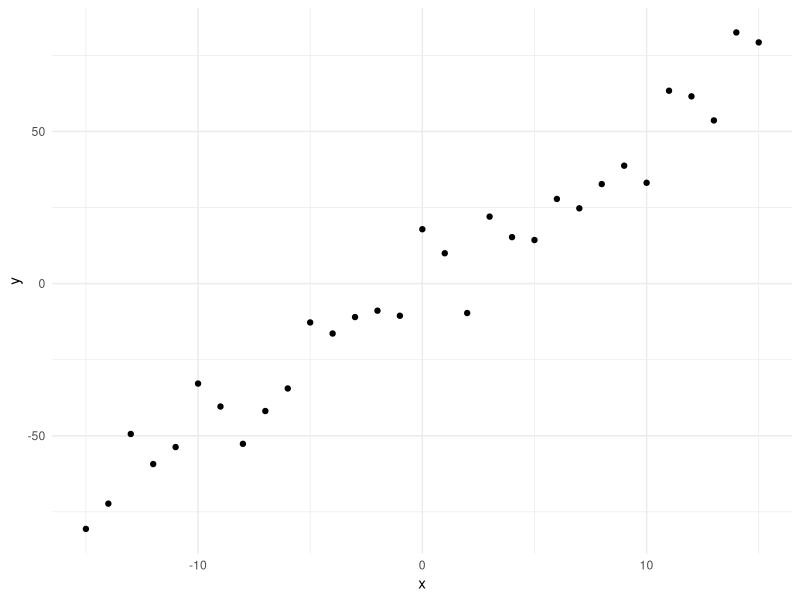
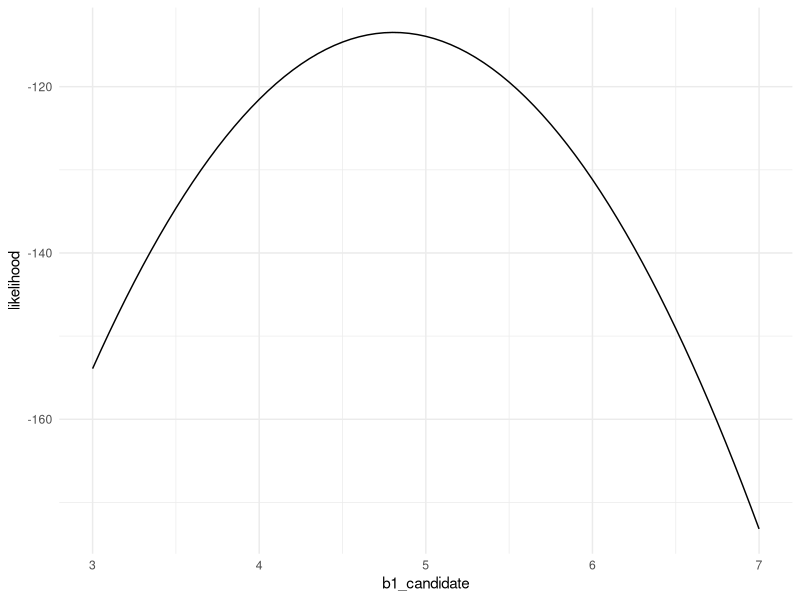

The R source for these figures, in order: (Note: this script raises an error after producing the figures.)
# Script adapted from: https://onlookerliu.github.io/2017/12/29/A-simple-Metropolis-Hastings-MCMC-in-R/#The-MCMC
library(tidyverse)
theme_set(theme_minimal())
library(patchwork)

set.seed(123)

true_a <- 0
true_b <- 5
true_sigma <- 10
n <- 31

# create independent x-values
x <- -15:15

# create dependent values according to ax + b + N(0,sd)
y <-  true_a + (true_b * x) + rnorm(n = n, mean = 0, sd = true_sigma)

tibble(x, y) %>% 
  ggplot(aes(x, y)) +
  geom_point()

likelihood <- function(param, x_data = x, y_data = y){
  par_a <- param[1]
  par_b <- param[2]
  par_sigma <- param[3]
  
  pred <- par_a + (par_b * x_data)
  ll <- dnorm(y_data, mean = pred, sd = par_sigma, log = TRUE)
  
  sum(ll)
}

slope_likelihoods <- vapply(seq(3, 7, by=.05), function(.x) {
    likelihood(c(true_a, .x, true_sigma))
  },
  FUN.VALUE = double(1)
)

tibble(b1_candidate = seq(3, 7, by=.05),
       likelihood = slope_likelihoods) %>% 
  ggplot(aes(b1_candidate, likelihood)) +
  geom_line()

# Prior distribution
prior <- function(param){
  prior_a <- param[1]
  prior_b <- param[2]
  prior_sigma = param[3]
  
  a_prior <- dnorm(prior_a, sd = 5, log = TRUE)
  b_prior <- dunif(prior_b, min = 0, max = 10, log = TRUE)
  sigma_prior <- dunif(prior_sigma, min = 0, max = 30, log = TRUE)
  
  a_prior + b_prior + sigma_prior
}

# summing because we're working with logarithms instead of raw data
posterior <- function(param) {
  likelihood(param) + prior(param) 
}

# Metropolis-Hastings algorithm
# Jump around the parameters, but in a way that is proportional to the posterior density
# * start at a random place
# * choose a new place from the old place, based on some probability density (the proposal function)
# * jump to the new place with probability p(new)/p(old), where values > 1 mean actually jump (rather than reject)

proposal_function <- function(param) {
  rnorm(
    n = 3, # 3 draws because 3 parameters
    mean = param, # three different means - one for each param
    sd = c(0.5,0.1,0.3) # variability in the possible candidate
  )
}

run_mh_mcmc <- function(start_vals, iter){
  chain <- matrix(nrow = iter + 1, 
                  ncol = 3)
  
  chain[1, ] <- start_vals
  
  for (i in seq_len(iter)) {
    proposal <- proposal_function(chain[i,])
    
    # Exponentiate to put on probability scale
    # p1/p2 = exp[log(p1) − log(p2)].
    prob <- exp(posterior(proposal) - posterior(chain[i, ]))
    
    # The random part of the walk, but using probabilities
    if (runif(1) < prob) {
      chain[i + 1, ] <- proposal
    } else {
      chain[i + 1, ] <- chain[i, ]
    }
  }
  chain
}

starts <- list(
  c(0, 4, 10),
  c(3, 0, 8),
  c(-3, 8, 2),
  c(5, 2, 15)
)
chains <- map(starts, run_mh_mcmc,  100000)

# how often was a proposal rejected by the MH acceptance criterion
map_dbl(chains, ~ 1 - mean(duplicated(.x)))

burn_in = 5000

chains <- map(chains, ~{
  colnames(.x) <- c("a", "b", "sigma")
  .x
})

chains <- map_df(chains, ~{
  as_tibble(.x) %>% 
    rownames_to_column("iter")
  }, 
  .id = "chain"
)

chains <- chains %>% 
  pivot_longer(-c(chain, iter),
               names_to = "parameter",
               values_to = "value")

true_vals <- tibble(
  parameter = c("a", "b", "sigma"),
  value = c(0, 5, 10)
)

chain_plots <- ggplot(chains, aes(as.numeric(iter), value)) +
  geom_rect(xmin = -Inf, xmax = burn_in, ymin = -Inf, ymax = Inf) +
  geom_line(aes(color = chain)) +
  geom_hline(aes(yintercept = value), 
             data = true_vals,
             color = "#ff00b7") +
  facet_wrap(~parameter, scale = "free") +
  scale_color_brewer(palette = "Pastel1")

# Actually remove burn-in
chains <- map(chains, ~.x[-seq_len(burn_in), ])

posterior_medians <- chains %>% 
  group_by(parameter) %>% 
  summarize(median = median(value))

hists <- ggplot(chains, aes(value)) +
  geom_histogram() +
  geom_vline(aes(xintercept = median),
             data = posterior_medians,
             color = "#00b7ff") +
  geom_vline(aes(xintercept = value),
             data = true_vals,
             color = "#ff00b7") +
  facet_wrap(~parameter, scales = "free")

summary_plot <- hists / chain_plots
ggsave(here::here("scripts", "mh-convergence.png"),
       summary_plot,
       width = 11, 
       height = 6,
       dpi = 800)

# Check results agains maximum likelihood
m <- lm(y ~ x)
c(coef(m), sigma = sigma(m))

posterior_medians
